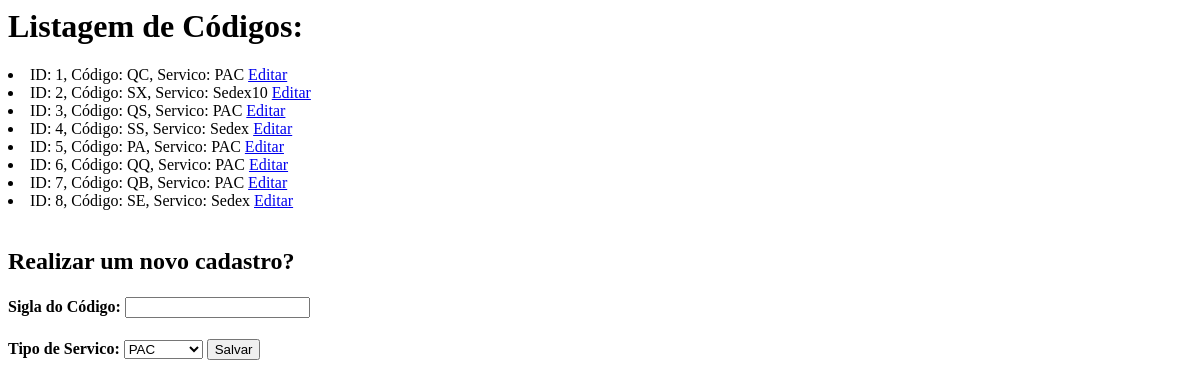
Before: /cadastro/etiqueta/ with the older database file.
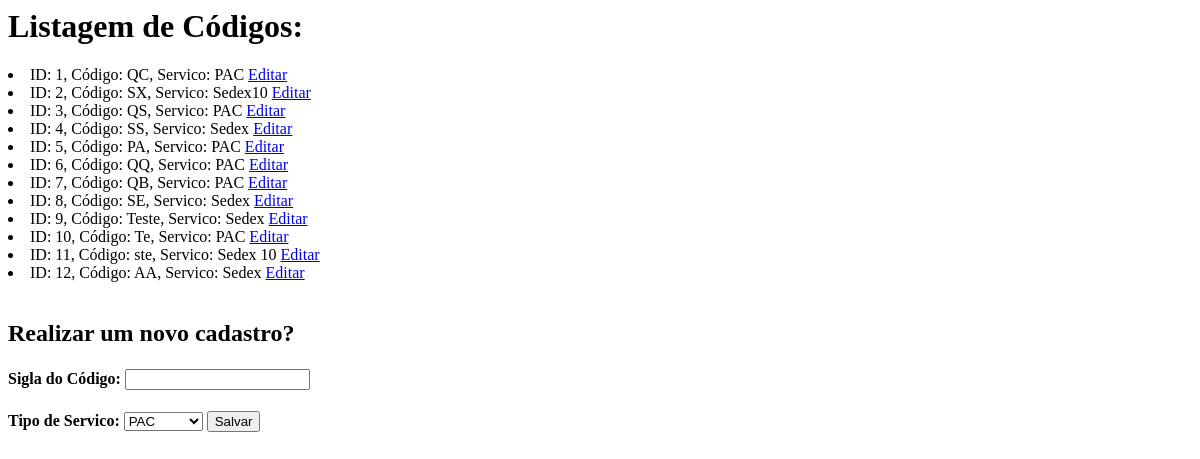
After: the same page with the newer database file.
### envios/models.py (models this page shows, shortened)
class EtiquetaCorreios(models.Model):
    servico = models.CharField(max_length=50)
    codigo = models.CharField(max_length=2)

### cadastros/views.py (the view)
# urls.py: path('etiqueta/', cadastro_etiqueta),
def cadastro_etiqueta(request):
    etiqueta = EtiquetaCorreios.objects.all()
    return render(request, "cadastro_etiqueta.html", {"etiqueta": etiqueta})

### cadastros/templates/cadastro_etiqueta.html (shortened to what this page needs)
<body>
    <h1>Listagem de Códigos:</h1>
    {% for etiquetas in etiqueta  %}
        <li> ID: {{ etiquetas.id }}, Código: {{etiquetas.codigo}}, Servico: {{etiquetas.servico}}
        <a href="{% url 'editar_cadastro_etiqueta' etiquetas.id %}">Editar</a>
        </li>
    {% endfor %}
    <br/>
    <h2>Realizar um novo cadastro? </h2>
    <form action="{% url 'salvar_cadastro_etiqueta' %}" method="POST">
        <h4>Sigla do Código: <input type="text" name="Codigo"></h4>
        <h4>Tipo de Servico: <select name="Servico">
            <option value="PAC"> PAC </option>
        </select>
        <button type="submit">Salvar</button>
    </form>
</body>

Changed rows visible on the page:
added EtiquetaCorreios: id "9", codigo "Teste", servico "Sedex"
added EtiquetaCorreios: id "10", codigo "Te", servico "PAC"
added EtiquetaCorreios: id "11", codigo "ste", servico "Sedex 10"
added EtiquetaCorreios: id "12", codigo "AA", servico "Sedex"
